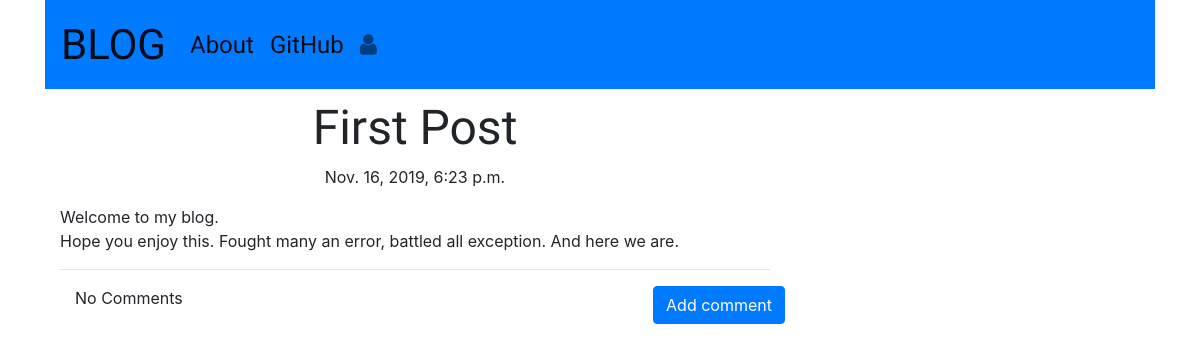
Before: /post/1 with the older database file.
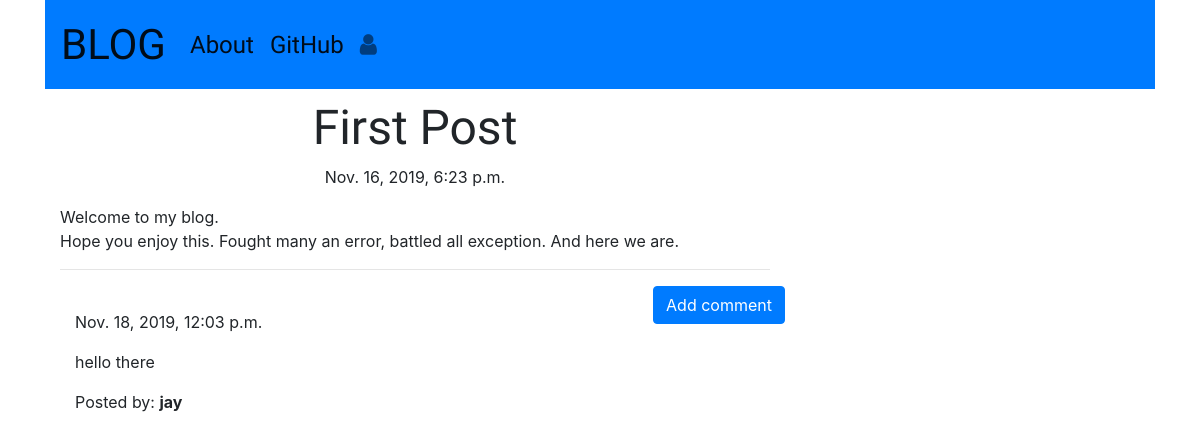
After: the same page with the newer database file.
### blog_app/models.py (models this page shows, shortened)
class Comment(models.Model):
    post = models.ForeignKey('blog_app.Post',
                             on_delete=models.CASCADE,
                             related_name='comments')
    author = models.CharField(max_length=32)
    text = models.TextField()
    create_date = models.DateTimeField(default=timezone.now)
    approved_comment = models.BooleanField(default=False)

### blog_app/views.py (the view)
# urls.py: re_path(r'^post/(?P<pk>\d+)$', views.PostDetailView.as_view(),
class PostDetailView(DetailView):
    model = Post
    comment = Comment

### blog_app/templates/blog_app/post_detail.html (shortened to what this page needs)
<!DOCTYPE html>
    {% extends "blog_app/base.html" %}
    {% block body %}
        <h1 class="posttitle loader">{{post.title}}</h1>
            {% if post.published_date %}
                <div class="date postdate">
            {{ post.published_date }}
                </div>
            {% else %}
                 <a class="btn btn-primary" href="{% url 'blog_app:post_publish' pk=post.pk %}">Publish</a>
            {% endif %}
            <p class="postcontent">{{ post.text|safe|linebreaks }}</p>
        <hr>
        <a class="btn btn-primary btn-comment" href="{% url 'blog_app:add_comment_to_post' pk=post.pk %}">Add comment</a>
        <div class="container">
            {% for comment in post.comments.all %}
            <br>
            {% if user.is_authenticated or comment.approved_comment %}
                {{ comment.create_date }}
                <p>{{comment.text|safe|linebreaks}}
                </p>
                <p>Posted by: <b>{{comment.author}}</b></p>
            {% endif %}
            {% empty %}
                <p>No Comments</p>
            {% endfor %}
        </div>
    {% endblock %}

Changed rows visible on the page:
added Comment: create_date "Nov. 18, 2019, 12:03 p.m.", text "hello there", author "jay"
Other visible differences:
text no longer shown: "No Comments"
